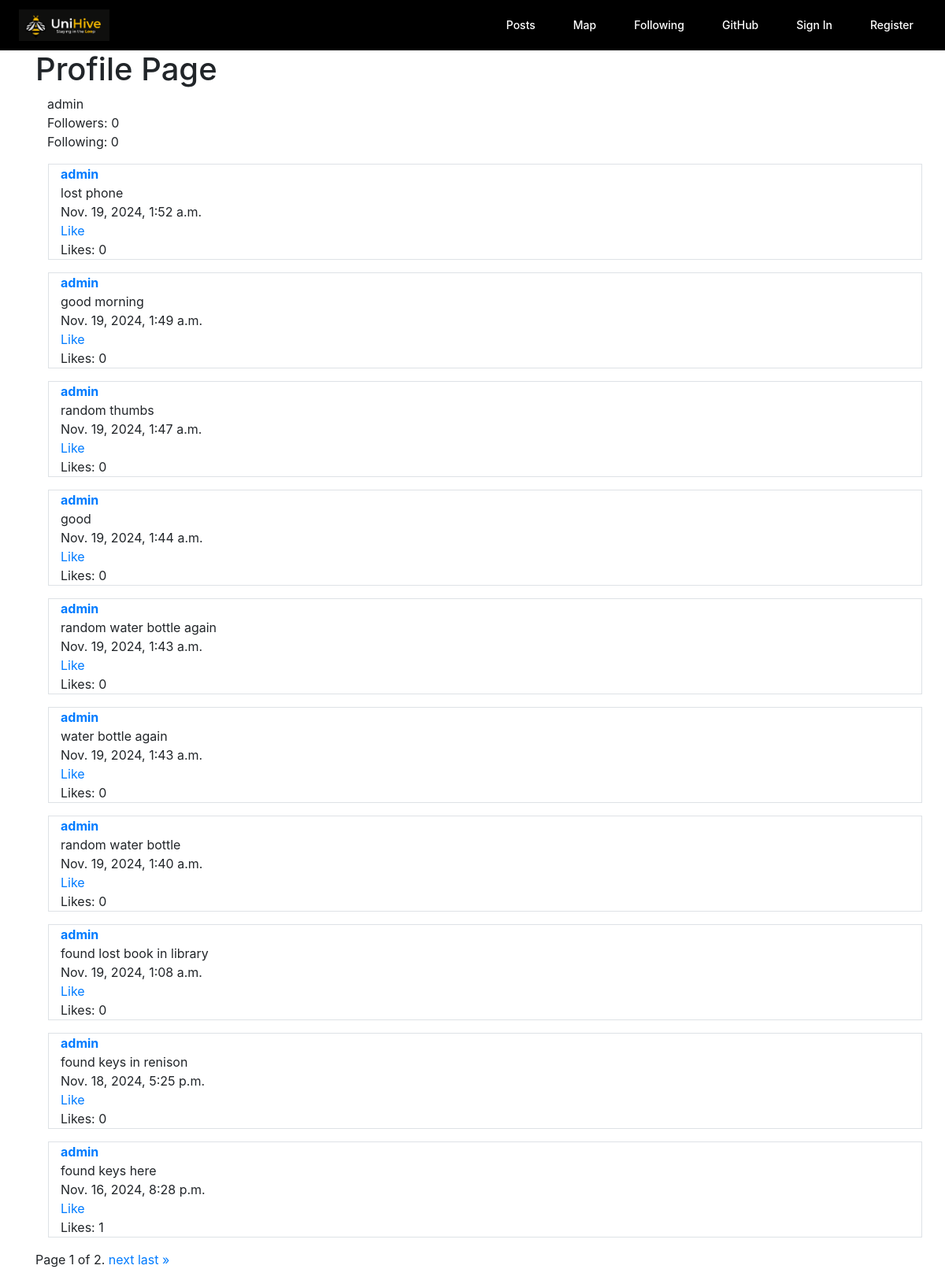
Page /profile/admin on the earlier database version.
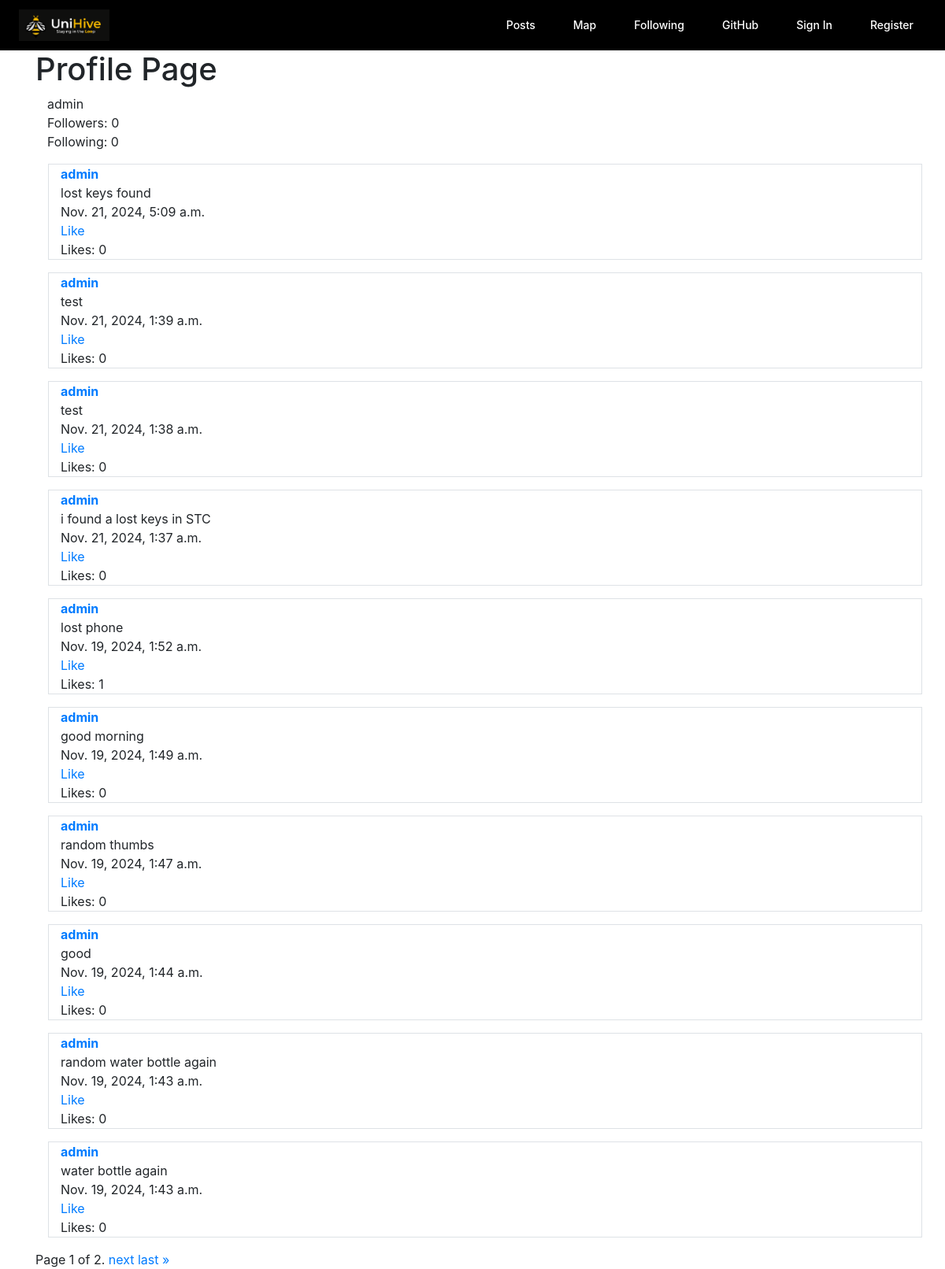
Same page on the later database version.
### network/models.py (models this page shows)
class Post(models.Model):
    poster = models.ForeignKey(User, on_delete=models.CASCADE)
    content = models.TextField()
    time = models.DateTimeField(auto_now_add=True)
    likes = models.ManyToManyField(User, blank=True, related_name="liked")
    found = models.BooleanField(default=False)
    picture = models.ImageField(upload_to=post_picture_path, blank=True, null=True)
    latitude = models.FloatField(default=43.4722893)
    longitude = models.FloatField(default=-80.5474325)
    pinned = models.BooleanField(default=False)

class User(AbstractUser):
    pass

### network/views.py (the view)
# urls.py: path("profile/<str:username>", views.view_profile, name="view_profile"),
def view_profile(request, username):
    print('view_profile called')
    print(username)
    user = User.objects.get(username=username)
    if not Network.objects.all().filter(user=user).exists():
        network = Network(user=user)
        network.save()
    network = Network.objects.get(user=user)
    print("helooooooo")
    followers = network.followers
    followers_count = followers.count()
    following = user.following
    following_count = following.count()
    others_profile = True
    others_profile_follow = True
    if user == request.user:
        others_profile = False
    else:
        if followers.filter(pk=request.user.pk).exists():
            others_profile_follow = False
    user_post = Post.objects.filter(poster=user).order_by('-time')
    new_type = []
    for post in user_post:
        is_liked = post.likes.filter(id=request.user.id).exists()
        new_type.append({"post": post, "is_liked": is_liked})
    paginator = Paginator(new_type, 10)
    page_number = request.GET.get('page')
    page_obj = paginator.get_page(page_number)
    return render(request, "network/profile.html", {
        "network" : network,
        "followers_count" : followers_count,
        "following_count" : following_count,
        "others_profile" : others_profile,
        "others_profile_follow" : others_profile_follow,
        'page_obj': page_obj
    })

### network/templates/network/profile.html (shortened to what this page needs)
{% extends "network/layout.html" %}
{% load static %}
{% block body %}
<div class="container">
    <h1>Profile Page</h1>
    <div class="container">
        {{ network.user.username }}
    </div>
    <div class="container">
        Followers: {{ followers_count }}
    </div>
    <div class="container">
        Following: {{ following_count }}
    </div>
    {% for type in page_obj %}
        <div class="container m-3 border">
            <a href="{% url 'view_profile' type.post.poster.username %}">
                <b>{{ type.post.poster.username }}</b>
            </a>
            <div class="content-space" data-id="{{ type.post.id }}">{{ type.post.content }}</div>
            <div>
                <span>{{ type.post.time }}</span>
            </div>
            {% if type.is_liked %}
                <div>
                    <a href="#" class="unlike-button" data-id="{{ type.post.id }}">Unlike</a>
                </div>
                <div>
                    <a href="#" class="like-button" data-id="{{ type.post.id }}" style="display: none;">Like</a>
                </div>
            {% else %}
                <div>
                    <a href="#" class="like-button" data-id="{{ type.post.id }}">Like</a>
                </div>
            {% endif %}
            <div>
                <span class="likes-count" data-id="{{ type.post.id }}">Likes: {{ type.post.likes.count }}</span>
            </div>
        </div>
    {% endfor %}
    <div class="pagination">
        <span class="step-links">
            <span class="current">
                Page {{ page_obj.number }} of {{ page_obj.paginator.num_pages }}.
            </span>
            {% if page_obj.has_next %}
                <a href="?page={{ page_obj.next_page_number }}">next</a>
                <a href="?page={{ page_obj.paginator.num_pages }}">last &raquo;</a>
            {% endif %}
        </span>
    </div>
</div>
{% endblock %}

Differences in the rows shown:
no longer on this page (row unchanged): Post: post.poster.username "admin", post.content "random water bottle", post.time "Nov. 19, 2024, 1:40 a.m.", post.likes.count "0"
no longer on this page (row unchanged): Post: post.poster.username "admin", post.content "found lost book in library", post.time "Nov. 19, 2024, 1:08 a.m.", post.likes.count "0"
no longer on this page (row unchanged): Post: post.poster.username "admin", post.content "found keys in renison", post.time "Nov. 18, 2024, 5:25 p.m.", post.likes.count "0"
no longer on this page (row edited): Post: post.poster.username "admin", post.content "found keys here", post.time "Nov. 16, 2024, 8:28 p.m.", post.likes.count "1"
added Post: post.poster.username "admin", post.content "lost keys found", post.time "Nov. 21, 2024, 5:09 a.m.", post.likes.count "0"
added Post: post.poster.username "admin", post.content "test", post.time "Nov. 21, 2024, 1:39 a.m.", post.likes.count "0"
added Post: post.poster.username "admin", post.content "test", post.time "Nov. 21, 2024, 1:38 a.m.", post.likes.count "0"
added Post: post.poster.username "admin", post.content "i found a lost keys in STC", post.time "Nov. 21, 2024, 1:37 a.m.", post.likes.count "0"
computed for Post "lost phone": post.likes.count "0" → "1"
